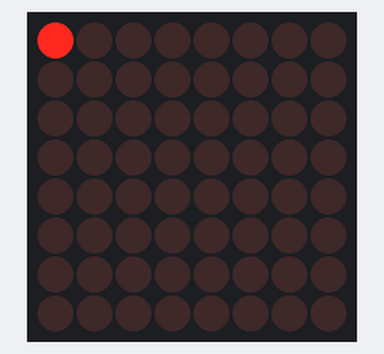
Recording of a sketch running on a simulated Arduino Uno, built with avr-gcc and run on an emulated ATmega328P. On the bench: 8×8 LED matrix.

Above: at 1.15 s.
At 9.14 s:
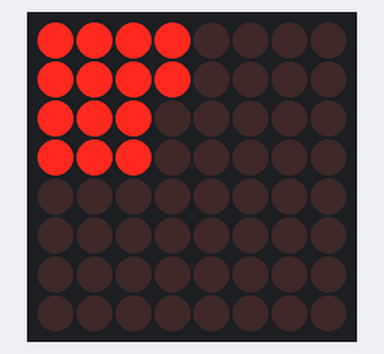
At 13.98 s:
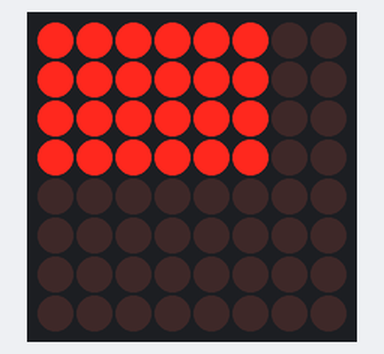
At 20.04 s:
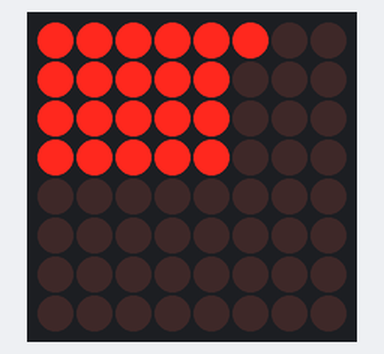
At 28.74 s:
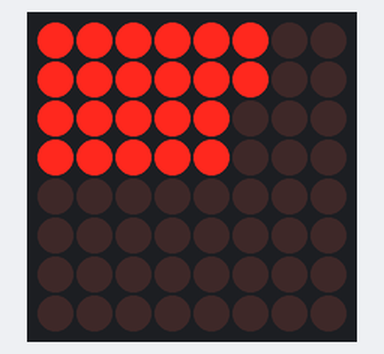
At 39.58 s:
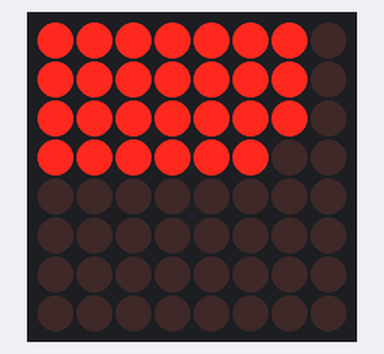

The sketch:

GB_BarGraph_Sample.ino
```cpp
/* This is a sample code to get a 28 segment bargraph working with any HT16K33 Breakout board.
   Author Mike Simone - August 2020
   The pinout for the BarGraph can be found online, the supplier is BarMeter.com
   There are 7 "row" outputs and 4 "column" references (7 blocks of 4 leds in total, Reference pins A0-A6 and C0-C3 of the HT16K33 Board)
   The HT16K33 board is powered by 5V and SDA / SCL pins go directly to pins A4 and A5 of the Arduino.
   SCL ----- A5
   SDA ----- A4
*/

#include <HT16K33.h>

HT16K33 bargraph = HT16K33();

/*
   Reindex Bargraph to be able to call segments from 0-27
   The BarGraph is indexed with a 4 x 7 matrix as per the datasheet from BarMeter.com
*/
uint16_t barGraph[28][2] = {
  {0, 0},
  {0, 1},
  {0, 2},
  {0, 3},
  {1, 0},
  {1, 1},
  {1, 2},
  {1, 3},
  {2, 0},
  {2, 1},
  {2, 2},
  {2, 3},
  {3, 0},
  {3, 1},
  {3, 2},
  {3, 3},
  {4, 0},
  {4, 1},
  {4, 2},
  {4, 3},
  {5, 0},
  {5, 1},
  {5, 2},
  {5, 3},
  {6, 0},
  {6, 1},
  {6, 2},
  {6, 3},
};

void setup() {
  /*
      Initiate the HT16K33
  */
  bargraph.init(0x70);
  delay(1000);
  bargraph.setBrightness(5);
}

void loop()
{
  /*
      Test some simple LED routines, first ramp to 28 then back down
      second start and 28 and drop down 8 segments and repeat
  */
  for (int segment = 0; segment < 28; segment++)
  {
    drawBarGraph(barGraph[segment][0], barGraph[segment][1], 1);
    delay(30);
  }

  for (int segment = 27; segment >= 0; segment--)
  {
    drawBarGraph(barGraph[segment][0], barGraph[segment][1], 0);
    delay(30);
  }
  bargraph.clear();
  delay(3000);
  for (int i = 0; i < 20; i++)
  {
    for (int segment = 0; segment < 28; segment++)
    {
      drawBarGraph(barGraph[segment][0], barGraph[segment][1], 1);
    }
    for (int segment = 27; segment >= 20; segment--)
    {
      drawBarGraph(barGraph[segment][0], barGraph[segment][1], 0);
      delay(10);
    }
  }
  bargraph.clear();
}

/*
   Draw function to write changes to the bargraph
*/
void drawBarGraph( uint8_t row, uint8_t col, uint8_t val )
{
  bargraph.setPixel(row, col, val);
  bargraph.write();
}
```
